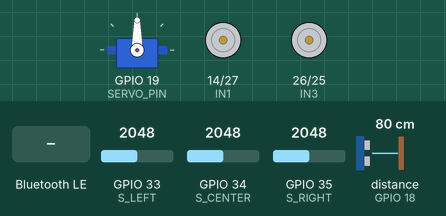
This sketch was run on a simulated ESP32. Shown: servo, motor-driver pin pairs drawn as motors (green arrow = first pin HIGH = forward, orange = second pin HIGH = backward, longer = more drive, scaled by the enable pin). Wiring (inferred from the names in the program): ultrasonic range finder: trigger GPIO 5; echo GPIO 18. Inputs (shaded band) come from the test bench; at power-on: distance to the obstacle (sensor on GPIO 18) 80 cm, GPIO 34 (S_CENTER) = 2048, GPIO 33 (S_LEFT) = 2048, GPIO 35 (S_RIGHT) = 2048. The echo pulse lasts 58.3 µs per cm; nothing arrives over Bluetooth unless stated; a phone connects over Bluetooth LE 3 s after start; what the sketch prints to the serial monitor is not drawn.

Above: at 3.2 s.
3.3 s: Bluetooth LE write "A" received
At 3.9 s:
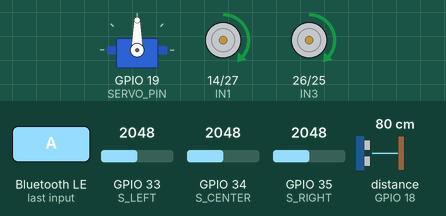
4.8 s: distance to the obstacle (sensor on GPIO 18) set to 18 cm
6.3 s: distance to the obstacle (sensor on GPIO 18) set to 13 cm
At 8.5 s:
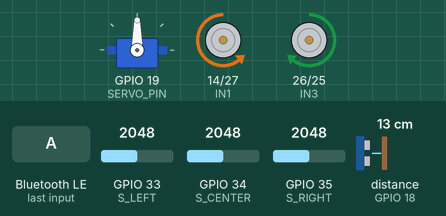
9.3 s: GPIO 34 (S_CENTER) set to 1533
11.4 s: GPIO 34 (S_CENTER) set to 1451
14.4 s: GPIO 34 (S_CENTER) set to 2866
At 15.24 s:
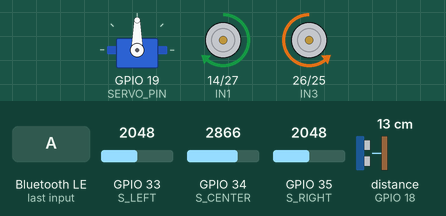
Timing chart, 0 to 18.4 s (numbered marks = the images above; inputs shaded):
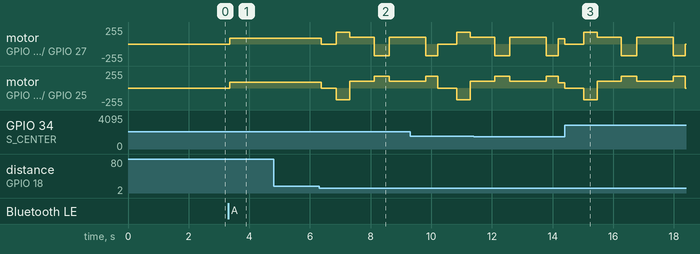

Measured:
- the behaviour switches between 16 and 15 cm on distance to the obstacle (sensor on GPIO 18) (found by bisection; images 1 and 2)
- after the input at 3.3 s, motor on GPIO 14 (IN1) / GPIO 27 (IN2), motor on GPIO 26 (IN3) / GPIO 25 (IN4): stopped → forward 85/255 after 0.06 s
- after the input at 4.8 s, every drawn part: stays the same

The sketch:

ROBOROVER.ino
```cpp
/*
 * ROBOROVER PRO - 100% RECTIFIED MASTER FIRMWARE
 * Logic: Unified Manual + PD Autonomous (with Console Messages)
 * Fixed: Scope Shadowing, Variable Overflow, and Div-by-Zero
 */

#include <BLE2902.h>
#include <BLEDevice.h>
#include <BLEServer.h>
#include <BLEUtils.h>
#include <ESP32Servo.h>

// ---------------- PINS (Standardized) ----------------
#define ENA 13
#define IN1 14
#define IN2 27
#define ENB 12
#define IN3 26
#define IN4 25
#define S_LEFT 33
#define S_CENTER 34
#define S_RIGHT 35
#define TRIG 5
#define ECHO 18
#define SERVO_PIN 19

// ---------------- BLE CORE ----------------
#define SERVICE_UUID "4fafc201-1fb5-459e-8fcc-c5c9c331914b"
#define CHARACTERISTIC_UUID "beb5483e-36e1-4688-b7f5-ea07361b26a8"

BLEServer *pServer = NULL;
BLECharacteristic *pChar = NULL;
bool deviceConnected = false;

// ---------------- ROBOT STATE ----------------
enum Mode { MANUAL, AUTONOMOUS };
Mode currentMode = MANUAL;

Servo myServo;
int servoPos = 90;
int sweepDir = 5;
unsigned long lastSweepTime = 0;
unsigned long lastNotify = 0;

// ---------------- PARAMETERS ----------------
int baseSpeed = 85;
int maxSpeed =
    200;          // Raised max speed limit so your turns are no longer capped!
float Kp = 0.22f; // Softened to prevent the initial "kick"
float Kd = 12.0f; // Increased to provide heavy damping (anti-oscillation)
int lastError = 0;
char lastCmd = 'S';
bool lastAvoidWasLeft = false;

const int blackLine = 1500;
const int deadband = 50;

// ---------------- SYSTEM MESSAGES ----------------
void notify(const char *msg) {
  if (deviceConnected && pChar) {
    pChar->setValue(msg);
    pChar->notify();
  }
}

// ---------------- MOTOR CONTROL ----------------
void setMotor(int leftSpeed, int rightSpeed) {
  leftSpeed = constrain(leftSpeed, -maxSpeed, maxSpeed);
  rightSpeed = constrain(rightSpeed, -maxSpeed, maxSpeed);

  digitalWrite(IN1, leftSpeed >= 0 ? HIGH : LOW);
  digitalWrite(IN2, leftSpeed >= 0 ? LOW : HIGH);
  ledcWrite(ENA, abs(leftSpeed));

  digitalWrite(IN3, rightSpeed >= 0 ? HIGH : LOW);
  digitalWrite(IN4, rightSpeed >= 0 ? LOW : HIGH);
  ledcWrite(ENB, abs(rightSpeed));
}

// ---------------- AVOIDANCE LOGIC ----------------
void physicalTurnLeft() {
  // Left Motor Backward, Right Motor Forward = Pivots Left physically
  setMotor(-180, 180);
}

void physicalTurnRight() {
  // Left Motor Forward, Right Motor Backward = Pivots Right physically
  setMotor(180, -180);
}

void physicalDriveForward() { setMotor(baseSpeed + 20, baseSpeed + 20); }

void obstacleBypass() {
  setMotor(0, 0);           // Full stop first
  delay(500);
  if (currentMode == MANUAL) return;

  setMotor(180, -180);      // Step 1: Sharp turn out from the line
  delay(450);
  if (currentMode == MANUAL) return;

  setMotor(100, 100);       // Step 2: Move forward to clear the obstacle's side
  delay(800);
  if (currentMode == MANUAL) return;

  setMotor(-180, 180);      // Step 3: Turn back to face parallel to the line
  delay(500);
  if (currentMode == MANUAL) return;

  setMotor(100, 100);       // Step 4: Drive straight past the object
  delay(1200);
  if (currentMode == MANUAL) return;

  setMotor(-180, 180);      // Step 5: Hook back toward the line at an angle
  delay(400);
  if (currentMode == MANUAL) return;

  // Step 6: Drive forward until the Center Sensor (S_CENTER) detects the black line again
  notify("MSG:FINDING LINE");
  while(analogRead(S_CENTER) < blackLine && currentMode != MANUAL) {
    setMotor(80, 80);
    delay(15);
  }

  setMotor(0, 0); // Active brake
  delay(100);
  lastError = 0;          // Reset PID error to prevent erratic snapping when back on line
  notify("MSG:LINE REACQUIRED");
}

// ---------------- SENSING & LOGIC ----------------
long getDist() {
  static unsigned long lastPing = 0;
  static long cachedDist = 999;

  // Enforce a 50ms physical cooldown to prevent HC-SR04 ghost echoes!
  if (millis() - lastPing < 50) {
    return cachedDist;
  }

  digitalWrite(TRIG, LOW);
  delayMicroseconds(2);
  digitalWrite(TRIG, HIGH);
  delayMicroseconds(10);
  digitalWrite(TRIG, LOW);
  long d = pulseIn(ECHO, HIGH, 15000); // 15ms timeout
  cachedDist = (d == 0) ? 999 : d * 0.034 / 2;

  // Ignore mathematically impossible noise spikes (e.g., 0cm or 1cm)
  if (cachedDist < 2) cachedDist = 999;

  lastPing = millis();
  return cachedDist;
}

long getStableDistAt(int angle) {
  myServo.write(angle);
  delay(350); // Allow servo + ultrasonic cone to settle
  return getDist();
}

long getBestSideClearance(bool leftSide) {
  // Read each side from two nearby angles to reduce chassis/self-echo bias.
  // We choose the better (larger) clearance for decision making.
  if (leftSide) {
    long d1 = getStableDistAt(125);
    long d2 = getStableDistAt(145);
    return (d1 > d2) ? d1 : d2;
  } else {
    long d1 = getStableDistAt(55);
    long d2 = getStableDistAt(35);
    return (d1 > d2) ? d1 : d2;
  }
}

int readLine() {
  // Rectified: Read and filter in one pass
  long sL = analogRead(S_LEFT), sC = analogRead(S_CENTER),
       sR = analogRead(S_RIGHT);
  sL = (sL > blackLine) ? sL : 0;
  sC = (sC > blackLine) ? sC : 0;
  sR = (sR > blackLine) ? sR : 0;

  long sum = sL + sC + sR;
  if (sum < 500)
    return -1; // User threshold for line detection

  // Rectified: Weighted average with explicit long casting to prevent overflow
  return (int)(((sL * 0L) + (sC * 1000L) + (sR * 2000L)) / sum);
}

// ---------------- BLE CALLBACKS ----------------
class ServerCB : public BLEServerCallbacks {
  void onConnect(BLEServer *s) { deviceConnected = true; }
  void onDisconnect(BLEServer *s) {
    deviceConnected = false;
    BLEDevice::startAdvertising();
  }
};

class CharCB : public BLECharacteristicCallbacks {
  void onWrite(BLECharacteristic *c) {
    String data = String(c->getValue().c_str());
    if (data.length() > 0) {
      char cmd = data[0];
      if (cmd == 'A') {
        currentMode = AUTONOMOUS;
        setMotor(0, 0);
        lastError = 0;
        notify("MSG:AI ONLINE");
      } else if (cmd == 'M') {
        currentMode = MANUAL;
        setMotor(0, 0);
        lastCmd = 'S';
        notify("MSG:MANUAL LINK ACTIVE");
      } else if (cmd == 'S') {
        currentMode = MANUAL;
        setMotor(0, 0);
        lastCmd = 'S';
        notify("MSG:SYSTEM HALTED");
      } else {
        lastCmd = cmd;
      }
    }
  }
};

// ---------------- LOGIC HANDLERS ----------------
void runManual() {
  if (lastCmd == 'F')
    setMotor(baseSpeed + 25, baseSpeed + 25);
  else if (lastCmd == 'B')
    setMotor(-baseSpeed - 20, -baseSpeed - 20);
  else if (lastCmd == 'L')
    setMotor(180, -180); // Fast Left Turn
  else if (lastCmd == 'R')
    setMotor(-180, 180); // Fast Right Turn
  else
    setMotor(0, 0);
}

void runAuto() {
  long dist = getDist();
  if (dist < 15) {
    delay(20); // Small delay
    if (getDist() < 15) { // Double check to reject false noise spikes
      notify("MSG:OBSTACLE DETECTED");
      obstacleBypass();
    }
  } else {
    int pos = readLine();
    if (pos == -1) {
      // Recovery logic
      if (lastError > 0)
        setMotor(100, 35);
      else
        setMotor(35, 100);
    } else {
      int error = pos - 1000;
      if (abs(error) < deadband)
        error = 0;

      // Rectified: Balanced PD Correction
      float corr = (Kp * (float)error) + (Kd * (float)(error - lastError));
      lastError = error;
      setMotor(baseSpeed + (int)corr, baseSpeed - (int)corr);
    }
  }
}

// ---------------- SETUP & LOOP ----------------
void setup() {
  Serial.begin(115200);

  pinMode(IN1, OUTPUT);
  pinMode(IN2, OUTPUT);
  pinMode(IN3, OUTPUT);
  pinMode(IN4, OUTPUT);
  pinMode(TRIG, OUTPUT);
  pinMode(ECHO, INPUT);

  myServo.setPeriodHertz(50);
  myServo.attach(SERVO_PIN, 500, 2400);
  myServo.write(90); // Center exactly once on boot

  ledcAttach(ENA, 1200, 8);
  ledcAttach(ENB, 1200, 8);

  BLEDevice::init("ROBOROVER_BLE");
  pServer = BLEDevice::createServer();
  pServer->setCallbacks(new ServerCB());

  BLEService *pSvc = pServer->createService(SERVICE_UUID);
  pChar = pSvc->createCharacteristic(CHARACTERISTIC_UUID,
                                     BLECharacteristic::PROPERTY_WRITE |
                                         BLECharacteristic::PROPERTY_NOTIFY);
  pChar->setCallbacks(new CharCB());
  pChar->addDescriptor(new BLE2902());

  pSvc->start();
  BLEDevice::startAdvertising();

  delay(2000);
  Serial.println("SYSTEM RECTIFIED & ONLINE");
}

void loop() {
  if (currentMode == AUTONOMOUS)
    runAuto();
  else
    runManual();

  // Telemetry Sync
  if (millis() - lastNotify > 500) {
    char packet[20];
    snprintf(packet, sizeof(packet), "%c,%ld",
             (currentMode == MANUAL ? 'M' : 'A'), getDist());
    if (deviceConnected && pChar) {
      pChar->setValue(packet);
      pChar->notify();
    }
    lastNotify = millis();
  }
}
```
